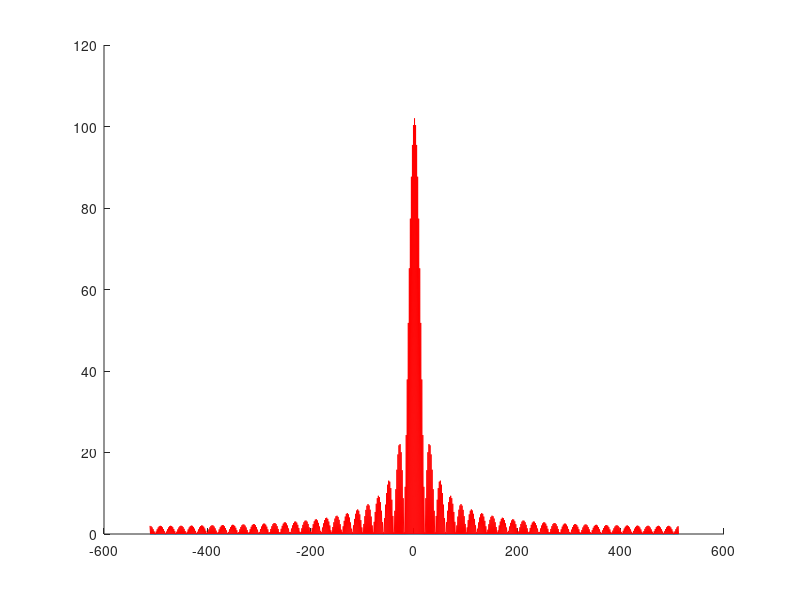

The MATLAB script that drew this image:
clear all
close all
fourier=zeros(1024,1);
funct=zeros(1024,1);
for k=231:281
    funct(k)=1;
end
for k=743:793
    funct(k)=1;
end
for u=0:1023
    sum=0;
    for k=1:1024
        sum=sum+(funct(k)*((-1)^k)*exp((-1i*2*pi*u*k)/1024));
    end
    fourier(u+1)=sum/1024;
end
%fourier=abs(fourier);
k=1:1024;
k=k-512;
hold on;
plot(k,abs(fourier))
plot(k,fftshift(abs(fft(funct))),'r-');